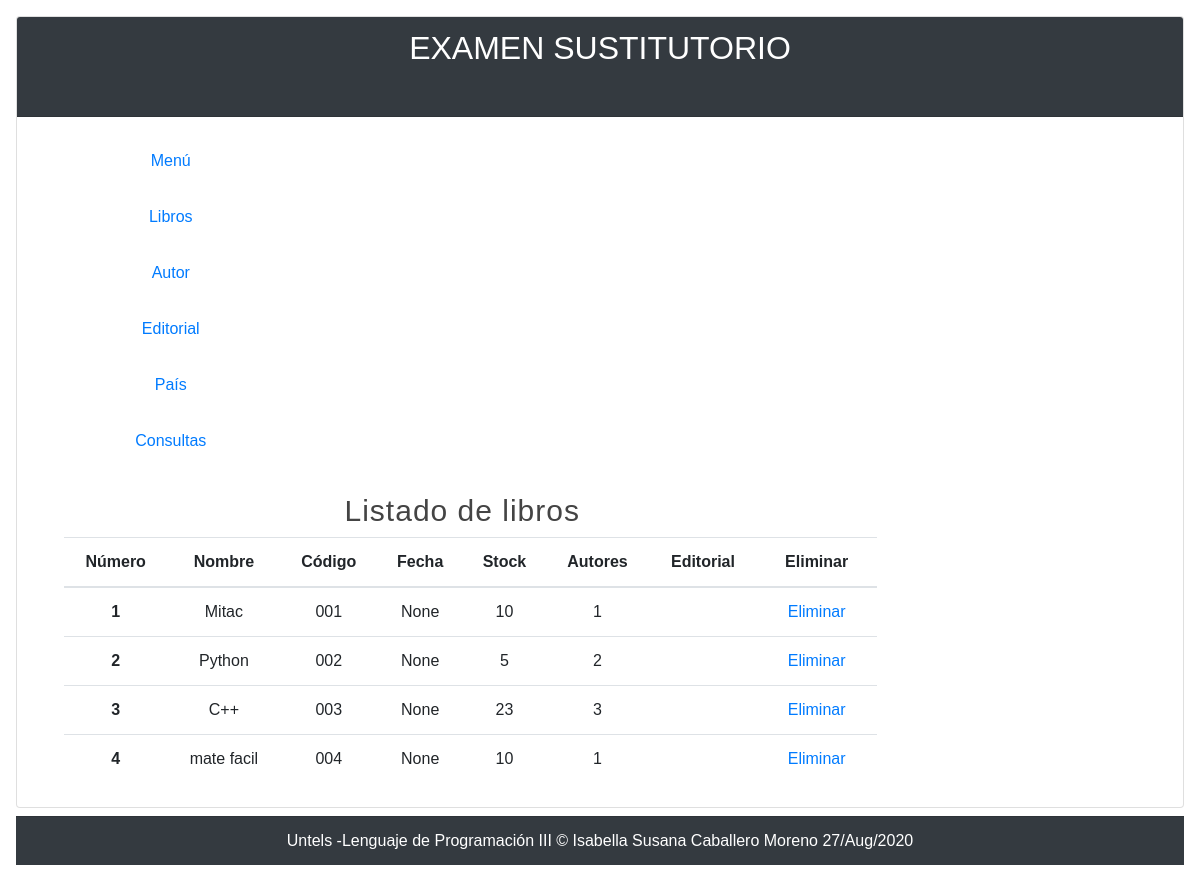
Page /listar-libro/ on the earlier database version.
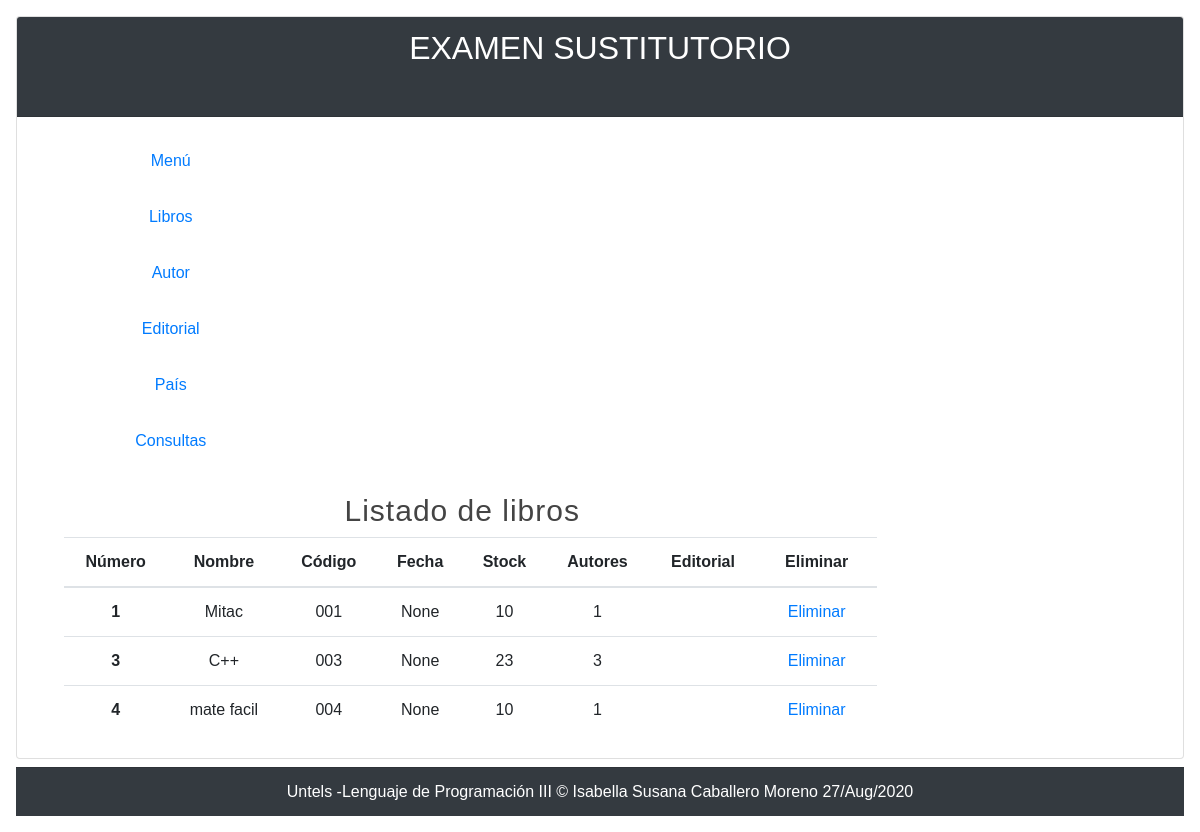
Same page on the later database version.
### miapp/models.py (models this page shows)
class Libro(models.Model):
    idlibro = models.IntegerField()
    nombre = models.CharField(max_length=100)
    codigo = models.CharField(max_length=10)
    fecha = models.DateTimeField()
    stock = models.IntegerField()
    idautores = models.IntegerField()
    ideditorial = models.IntegerField()
    idpais= models.IntegerField()

### miapp/views.py (the view)
# urls.py: path('listar-libro/', views.listar_libro, name="listar_libro"),
def listar_libro(request):
    libros = Libro.objects.all()
    return render(request,'libro.html',{
        'libros': libros,
        'titulo': 'Listado de libros'
    })

### miapp/templates/libro.html (shortened to what this page needs)
{% extends 'layout.html' %}
{% block content %}
    <h1 class="title">{{titulo}}</h1>
    <ul>
          <table class="table table-hover">
    <thead>
        <tr>
        <th scope="col">Número</th>
        <th scope="col">Nombre</th>
        <th scope="col">Código</th>
        <th scope="col">Fecha</th>
        <th scope="col">Stock</th>
        <th scope="col">Autores</th>
        <th scope="col">Editorial</th>
        <th scope="col">Eliminar</th>
        </tr>
    </thead>
    <tbody>
    {% for libro in libros %}
        <tr>
        <th scope="row">{{libro.idlibro}}</th>
        <td>{{libro.nombre}}</td>
        <td>{{libro.codigo}}</td>
        <td>{{libro.fecha}}</td>
        <td>{{libro.stock}}</td>
        <td>{{libro.idautores}}</td>
        <td>{{libro.editorial}}</td>
         <td><a href="{% url 'eliminar_libro' id=libro.idlibro %}">Eliminar</td>
        </tr>
        {% endfor %}
  </tbody>
</table>
    </ul>
{% endblock %}

Differences in the rows shown:
removed Libro: idlibro "2", nombre "Python", codigo "002", fecha "None", stock "5", idautores "2"
